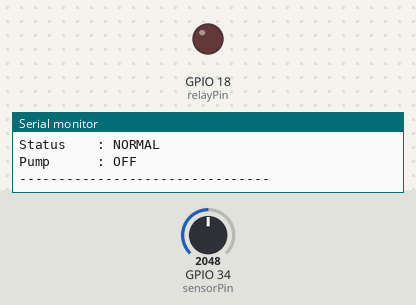
Recording of a sketch running on a simulated ESP32. Shown: output pins drawn as LEDs (lit = HIGH), the last lines printed to the serial monitor. The inputs (shaded band) are chosen by the test bench; at power-on: GPIO 34 (sensorPin) = 2048.

Above: at 2.8 s.
2.9 s: GPIO 34 (sensorPin) set to 2835
4.4 s: GPIO 34 (sensorPin) set to 2926
At 6.0 s:
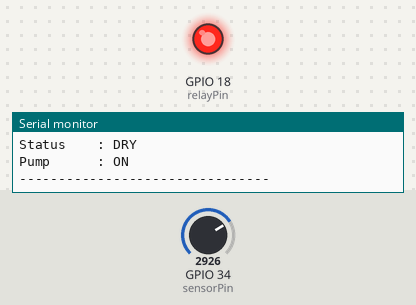
6.5 s: GPIO 34 (sensorPin) set to 2262
8.2 s: GPIO 34 (sensorPin) set to 2144
At 10.2 s:
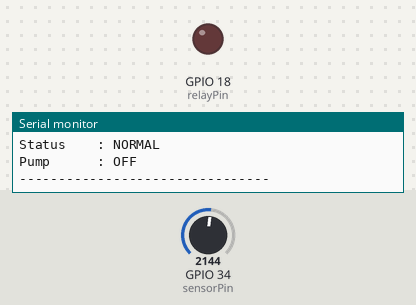
10.5 s: GPIO 34 (sensorPin) set to 3603
At 11.8 s:
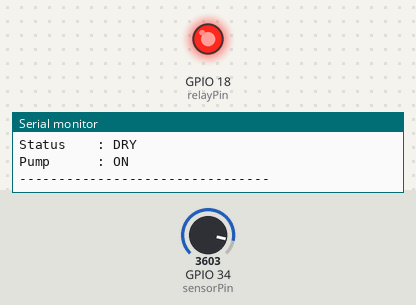
Timing chart, 0 to 13.5 s (numbered marks = the images above; inputs shaded):
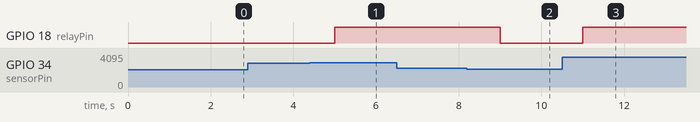

Measured:
- the behaviour switches between 2866 and 2867 on GPIO 34 (sensorPin) (found by bisection; images 0 and 1)
- the behaviour switches between 2212 and 2211 on GPIO 34 (sensorPin) (found by bisection; images 1 and 2)
- after the input at 4.4 s, GPIO 18 (relayPin): LOW → HIGH after 0.60 s
- after the input at 8.2 s, GPIO 18 (relayPin): HIGH → LOW after 0.80 s
- after the input at 10.5 s, GPIO 18 (relayPin): LOW → HIGH after 0.50 s

The sketch:

wifi-scan.ino
```cpp
const int sensorPin = 34;
const int relayPin = 18;
unsigned long previousMillis = 0;
const long interval = 1000;
bool pumpState = false;
void setup()
{
  Serial.begin(115200);
  pinMode(relayPin, OUTPUT);
  Serial.println();
  Serial.println("=================================");
  Serial.println(" AUTOMATED IRRIGATION CONTROLLER ");
  Serial.println("=================================");
}
void loop()
{
  unsigned long currentMillis = millis();
  if(currentMillis - previousMillis >= interval)
  {
    previousMillis = currentMillis;
    int adcValue = analogRead(sensorPin);
    int moisture =
      map(adcValue, 4095, 0, 0, 100);
    moisture = constrain(moisture,0,100);
    if(!pumpState && moisture < 30)
    {
      pumpState = true;
    }
    if(pumpState && moisture > 45)
    {
      pumpState = false;
    }
    digitalWrite(relayPin,pumpState);
    Serial.println("--------------------------------");
    Serial.print("ADC Value : ");
    Serial.println(adcValue);
    Serial.print("Moisture  : ");
    Serial.print(moisture);
    Serial.println("%");
    if(moisture < 30)
      Serial.println("Status    : DRY");
    else if(moisture > 70)
      Serial.println("Status    : WET");
    else
      Serial.println("Status    : NORMAL");
    Serial.print("Pump      : ");
    if(pumpState)
      Serial.println("ON");
    else
      Serial.println("OFF");
    Serial.println("--------------------------------");
  }
}
```
